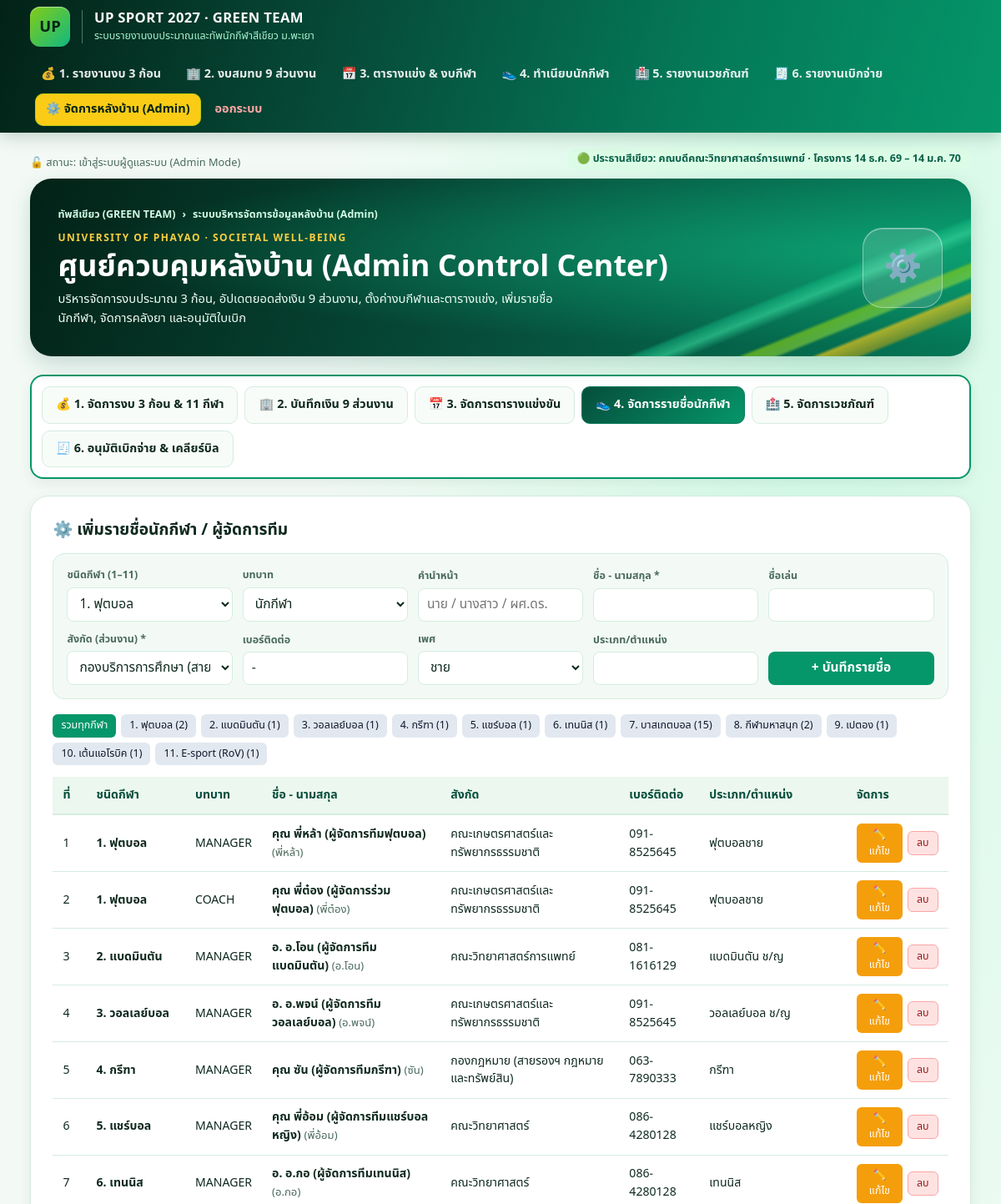
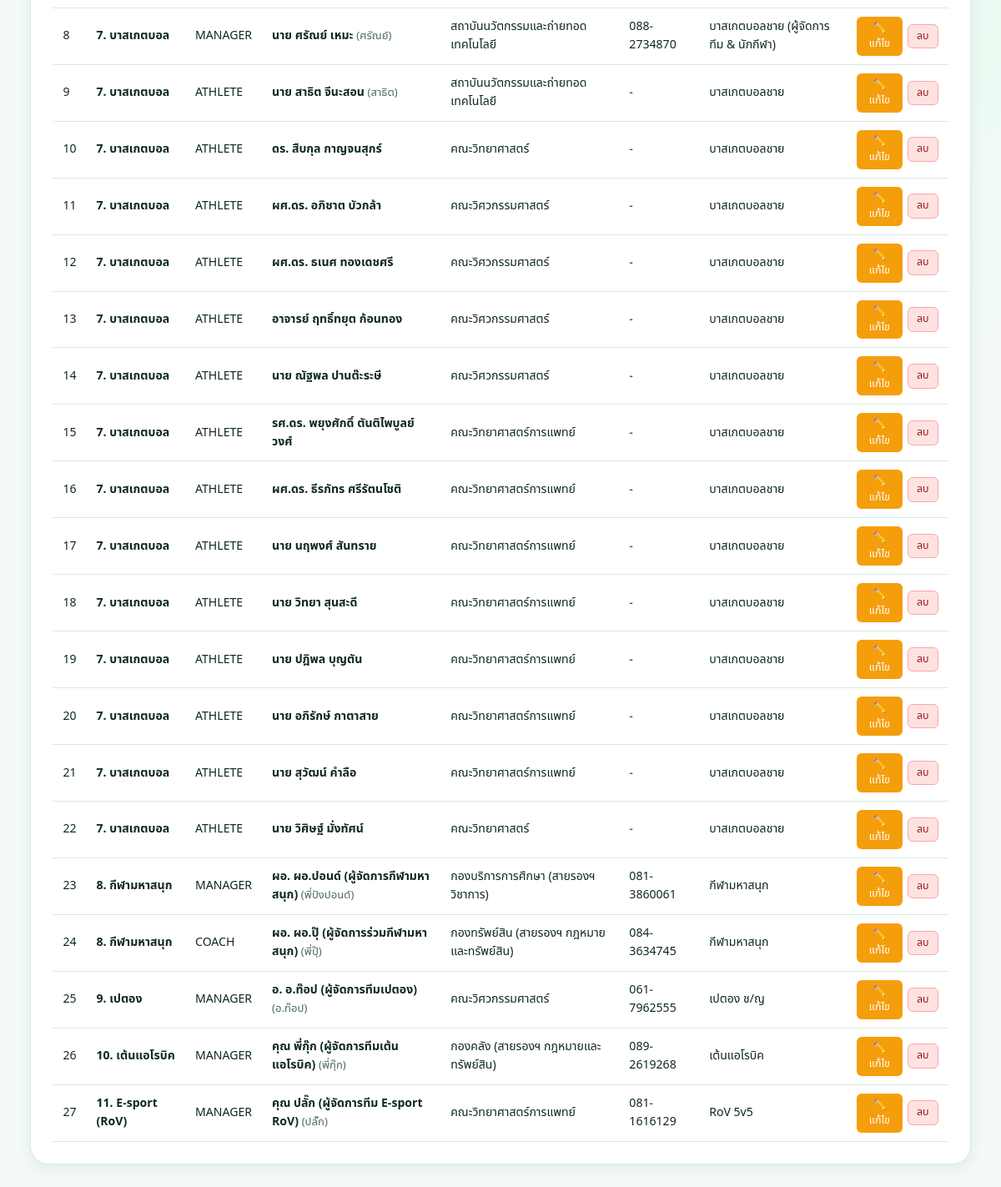
Before: /admin.php?tab=athletes&sport_id=0 (signed in) with the older database file (2 pictures, top to bottom).
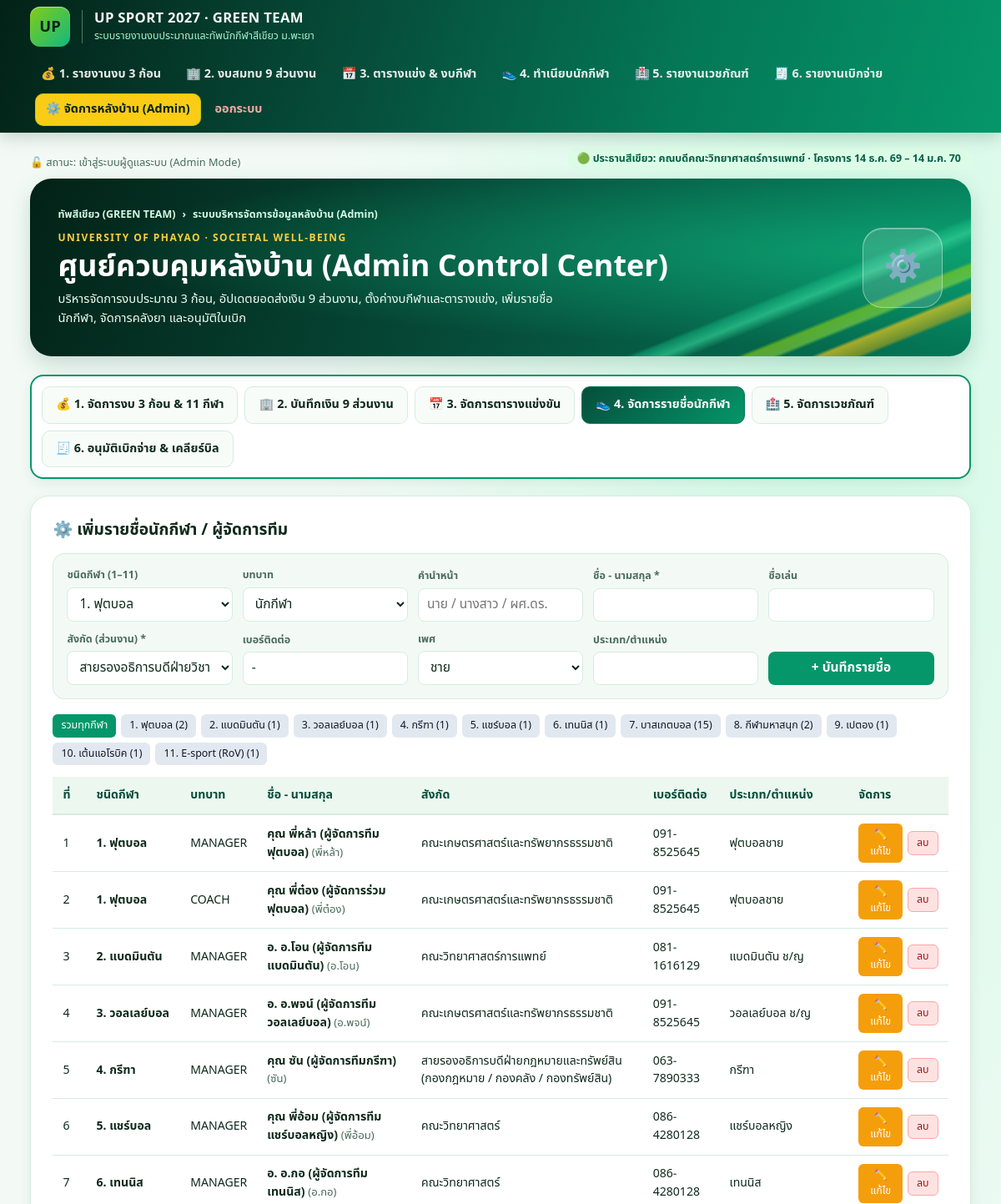
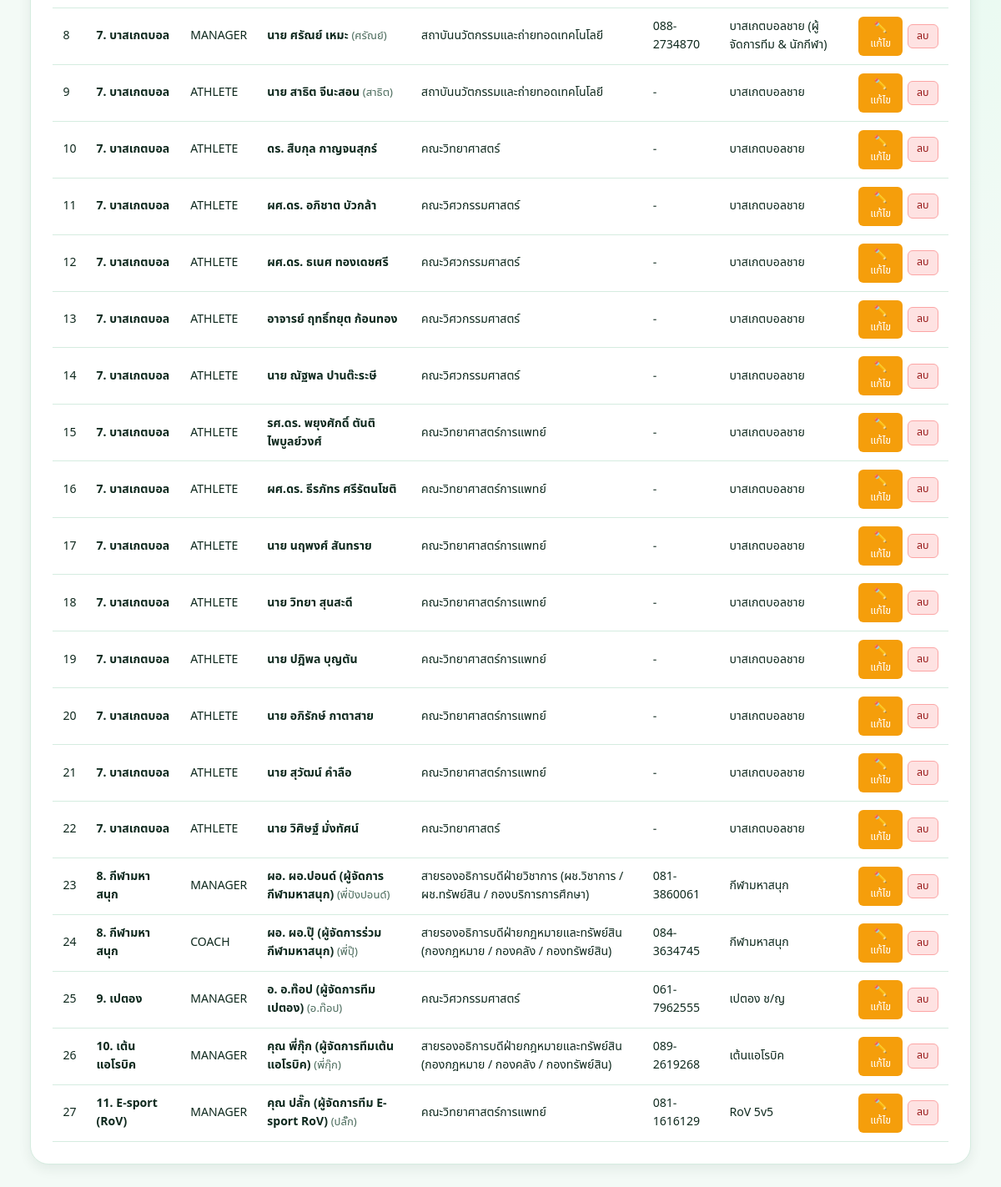
After: the same page with the newer database file (2 pictures, top to bottom).
### tables this page shows
CREATE TABLE sport_members (
    id INT AUTO_INCREMENT PRIMARY KEY,
    sport_id INT NOT NULL,
    unit_id INT NOT NULL,
    member_role ENUM('MANAGER', 'COACH', 'ATHLETE', 'SUB_ATHLETE', 'COORDINATOR') NOT NULL DEFAULT 'ATHLETE',
    title_prefix VARCHAR(50) NULL,
    full_name VARCHAR(150) NOT NULL,
    nickname VARCHAR(60) NULL,
    gender ENUM('M', 'F', 'OTHER') DEFAULT 'M',
    personnel_type ENUM('STAFF', 'EMPLOYEE', 'EXECUTIVE') DEFAULT 'STAFF',
    phone VARCHAR(50) NOT NULL,
    line_id VARCHAR(100) NULL,
    competition_category VARCHAR(100) NULL,
    shirt_size VARCHAR(10) DEFAULT 'L',
    food_allergy_or_medical VARCHAR(255) NULL,
    join_parade TINYINT(1) NOT NULL DEFAULT 0,
    join_cheer TINYINT(1) NOT NULL DEFAULT 0,
    join_bmi TINYINT(1) NOT NULL DEFAULT 1,
    created_at TIMESTAMP DEFAULT CURRENT_TIMESTAMP,
    FOREIGN KEY (sport_id) REFERENCES sports(id) ON DELETE CASCADE,
    FOREIGN KEY (unit_id) REFERENCES units(id) ON DELETE RESTRICT
);

CREATE TABLE units (
    id INT AUTO_INCREMENT PRIMARY KEY,
    unit_code VARCHAR(20) NOT NULL UNIQUE,
    unit_name VARCHAR(150) NOT NULL,
    parent_line VARCHAR(150) NOT NULL,
    staff_count INT NOT NULL DEFAULT 0 COMMENT 'จำนวนพนักงาน (คนละ 100 บาท)',
    employee_count INT NOT NULL DEFAULT 0 COMMENT 'จำนวนลูกจ้าง (ยกเว้นรายหัว)',
    expected_participation_pct DECIMAL(5,2) NOT NULL DEFAULT 70.00 COMMENT '% คาดการณ์ผู้เข้าร่วมจริง',
    exec_support_pledged DECIMAL(10,2) NOT NULL DEFAULT 0.00 COMMENT 'งบผู้บริหารแจ้งสนับสนุน (ก้อน 1)',
    exec_support_received DECIMAL(10,2) NOT NULL DEFAULT 0.00 COMMENT 'งบผู้บริหารที่ส่งแล้ว',
    headcount_received DECIMAL(10,2) NOT NULL DEFAULT 0.00 COMMENT 'เงินรายหัว/โครงการคณะที่ส่งแล้ว (ก้อน 3)',
    coordinator_name VARCHAR(100) NOT NULL,
    coordinator_phone VARCHAR(50) NOT NULL,
    payment_due_date DATE DEFAULT '2026-11-30',
    payment_status ENUM('PENDING', 'PARTIAL', 'PAID') DEFAULT 'PENDING',
    updated_at TIMESTAMP DEFAULT CURRENT_TIMESTAMP ON UPDATE CURRENT_TIMESTAMP
);

CREATE TABLE sports (
    id INT AUTO_INCREMENT PRIMARY KEY,
    sport_no INT NOT NULL UNIQUE,
    sport_name VARCHAR(100) NOT NULL,
    sport_type VARCHAR(100) NOT NULL,
    default_venue VARCHAR(150) NOT NULL,
    manager_unit_id INT NULL,
    manager_unit VARCHAR(150) NOT NULL,
    manager_name VARCHAR(150) NOT NULL,
    manager_phone VARCHAR(50) NULL,
    sub_manager_name VARCHAR(150) NULL,
    sub_manager_phone VARCHAR(50) NULL,
    target_athletes INT NOT NULL DEFAULT 15,
    registered_athletes INT NOT NULL DEFAULT 0,
    practice_days INT NOT NULL DEFAULT 3,
    practice_cost_per_day DECIMAL(10,2) NOT NULL DEFAULT 150.00,
    match_days INT NOT NULL DEFAULT 3,
    match_cost_per_day DECIMAL(10,2) NOT NULL DEFAULT 300.00,
    extra_consumables_cost DECIMAL(10,2) NOT NULL DEFAULT 0.00,
    alloc_tranche_1 DECIMAL(10,2) NOT NULL DEFAULT 0.00,
    alloc_tranche_2 DECIMAL(10,2) NOT NULL DEFAULT 0.00,
    alloc_tranche_3 DECIMAL(10,2) NOT NULL DEFAULT 0.00,
    sponsor_bottles_per_match INT NOT NULL DEFAULT 15,
    cooling_spray_quota INT NOT NULL DEFAULT 1,
    medical_risk ENUM('LOW', 'MEDIUM', 'HIGH') DEFAULT 'MEDIUM',
    notes TEXT NULL,
    FOREIGN KEY (manager_unit_id) REFERENCES units(id) ON DELETE SET NULL
);

### config/db.php (called while the page is built, shortened)
<?php
function h($str): string {
    return htmlspecialchars((string)$str, ENT_QUOTES, 'UTF-8');
}

### admin.php (the view, shortened to what the changed rows need)
<?php
require_once __DIR__ . '/config/auth.php';
$active_tab   = $_GET['tab'] ?? ($_POST['tab'] ?? 'budget');
$filter_sport = isset($_GET['sport_id']) ? (int)$_GET['sport_id'] : (isset($_POST['sport_id']) ? (int)$_POST['sport_id'] : 0);
$units      = $pdo->query("SELECT * FROM units ORDER BY id ASC")->fetchAll();
$sports     = $pdo->query("
    SELECT s.*,
           (SELECT COUNT(*) FROM sport_members sm WHERE sm.sport_id = s.id) AS member_count
    FROM sports s
    ORDER BY s.sport_no ASC
")->fetchAll();
$sql_mem = "
    SELECT sm.*, s.sport_no, s.sport_name, u.unit_name
    FROM sport_members sm
    JOIN sports s ON s.id = sm.sport_id
    JOIN units u ON u.id = sm.unit_id
";
$params_mem = [];
$sql_mem .= " ORDER BY s.sport_no ASC, FIELD(sm.member_role, 'MANAGER', 'COACH', 'COORDINATOR', 'ATHLETE', 'SUB_ATHLETE'), sm.id ASC";
$stmt_m = $pdo->prepare($sql_mem);
$stmt_m->execute($params_mem);
$members = $stmt_m->fetchAll();
require_once __DIR__ . '/includes/header.php';
?>
<?php if ($active_tab === 'athletes'): ?>
<div class="white-shell">
  <h2 style="font-size:1.2rem; font-weight:800; margin-bottom:12px;">⚙️ เพิ่มรายชื่อนักกีฬา / ผู้จัดการทีม</h2>
  <form method="post" class="form-grid">
    <div class="form-group">
      <label>ชนิดกีฬา (1–11)</label>
      <select name="sport_id" class="form-control" required>
        <?php foreach ($sports as $sp): ?>
          <option value="<?= (int)$sp['id'] ?>" <?= $filter_sport === (int)$sp['id'] ? 'selected' : '' ?>><?= (int)$sp['sport_no'] ?>. <?= h($sp['sport_name']) ?></option>
        <?php endforeach; ?>
      </select>
    </div>
    <div class="form-group">
      <label>บทบาท</label>
      <select name="member_role" class="form-control">
        <option value="ATHLETE">นักกีฬา</option>
      </select>
    </div>
    <div class="form-group"><label>คำนำหน้า</label><input type="text" name="title_prefix" placeholder="นาย / นางสาว / ผศ.ดร." class="form-control" /></div>
    <div class="form-group"><label>ชื่อ - นามสกุล *</label><input type="text" name="full_name" class="form-control" required /></div>
    <div class="form-group"><label>ชื่อเล่น</label><input type="text" name="nickname" class="form-control" /></div>
    <div class="form-group">
      <label>สังกัด (ส่วนงาน) *</label>
      <select name="unit_id" class="form-control" required>
        <?php foreach ($units as $u): ?>
          <option value="<?= (int)$u['id'] ?>"><?= h($u['unit_name']) ?></option>
        <?php endforeach; ?>
      </select>
    </div>
    <div class="form-group"><label>เบอร์ติดต่อ</label><input type="text" name="phone" value="-" class="form-control" required /></div>
    <div class="form-group"><label>เพศ</label><select name="gender" class="form-control"><option value="M">ชาย</option><option value="F">หญิง</option></select></div>
    <div class="form-group"><label>ประเภท/ตำแหน่ง</label><input type="text" name="competition_category" class="form-control" /></div>
    <button type="submit" class="btn-primary">+ บันทึกรายชื่อ</button>
  </form>
  <div style="display:flex; flex-wrap:wrap; gap:6px; margin-bottom:14px;">
    <a href="admin.php?tab=athletes" class="btn-sm" style="background:<?= $filter_sport === 0 ? 'var(--green)' : '#e2e8f0' ?>; color:<?= $filter_sport === 0 ? '#fff' : '#0f172a' ?>;">รวมทุกกีฬา</a>
    <?php foreach ($sports as $sp): $sid = (int)$sp['id']; ?>
      <a href="admin.php?tab=athletes&amp;sport_id=<?= $sid ?>" class="btn-sm" style="background:<?= $filter_sport === $sid ? 'var(--green)' : '#e2e8f0' ?>; color:<?= $filter_sport === $sid ? '#fff' : '#0f172a' ?>;">
        <?= (int)$sp['sport_no'] ?>. <?= h($sp['sport_name']) ?> (<?= (int)$sp['member_count'] ?>)
      </a>
    <?php endforeach; ?>
  </div>
  <div style="overflow-x:auto;">
    <table class="up-table">
      <thead>
        <tr>
          <th>ที่</th>
          <th>ชนิดกีฬา</th>
          <th>บทบาท</th>
          <th>ชื่อ - นามสกุล</th>
          <th>สังกัด</th>
          <th>เบอร์ติดต่อ</th>
          <th>ประเภท/ตำแหน่ง</th>
          <th>จัดการ</th>
        </tr>
      </thead>
      <tbody>
        <?php foreach ($members as $idx => $m): ?>
        <tr>
          <td><?= $idx + 1 ?></td>
          <td><strong><?= (int)$m['sport_no'] ?>. <?= h($m['sport_name']) ?></strong></td>
          <td><?= h($m['member_role']) ?></td>
          <td>
            <strong><?= h(trim($m['title_prefix'] . ' ' . $m['full_name'])) ?></strong>
            <?php if (!empty($m['nickname'])): ?>
              <span style="color:var(--muted); font-size:0.82rem;">(<?= h($m['nickname']) ?>)</span>
            <?php endif; ?>
          </td>
          <td><?= h($m['unit_name']) ?></td>
          <td><?= h($m['phone']) ?></td>
          <td><?= h($m['competition_category'] ?: '-') ?></td>
          <td>
            <div style="display:flex; gap:6px; align-items:center; flex-wrap:nowrap;">
              <button type="button" class="btn-sm" style="background:#f59e0b; color:#fff; border:none; cursor:pointer;"
                data-id="<?= (int)$m['id'] ?>"
                data-sport="<?= (int)$m['sport_id'] ?>"
                data-unit="<?= (int)$m['unit_id'] ?>"
                data-role="<?= h($m['member_role']) ?>"
                data-prefix="<?= h($m['title_prefix']) ?>"
                data-fullname="<?= h($m['full_name']) ?>"
                data-nickname="<?= h($m['nickname']) ?>"
                data-gender="<?= h($m['gender']) ?>"
                data-phone="<?= h($m['phone']) ?>"
                data-cat="<?= h($m['competition_category']) ?>"
                onclick="openEditMemberModal(this)">✏️ แก้ไข</button>
              <form method="post" style="margin:0;" onsubmit="return confirm('ลบรายชื่อนี้?');">
                <button type="submit" class="btn-sm btn-danger">ลบ</button>
              </form>
            </div>
          </td>
        </tr>
        <?php endforeach; ?>
      </tbody>
    </table>
  </div>
</div>
<?php endif; ?>
<?php require_once __DIR__ . '/includes/footer.php'; ?>

Changed rows visible on the page:
changed through a linked row, sport_members "คุณ ซัน (ผู้จัดการทีมกรีฑา)": unit.unit_name "กองกฎหมาย (สายรองฯ กฎหมายและทรัพย์สิน)" → "สายรองอธิการบดีฝ่ายกฎหมายและทรัพย์สิน (กองกฎหมาย / กองคลัง / กองทรัพย์สิน)"
changed through a linked row, sport_members "ผอ. ผอ.ปอนด์ (ผู้จัดการกีฬามหาสนุก)": unit.unit_name "กองบริการการศึกษา (สายรองฯ วิชาการ)" → "สายรองอธิการบดีฝ่ายวิชาการ (ผช.วิชาการ / ผช.ทรัพย์สิน / กองบริการการศึกษา)"
changed sport_members "ผอ. ผอ.ปุ๊ (ผู้จัดการร่วมกีฬามหาสนุก)": unit.unit_name "กองทรัพย์สิน (สายรองฯ กฎหมายและทรัพย์สิน)" → "สายรองอธิการบดีฝ่ายกฎหมายและทรัพย์สิน (กองกฎหมาย / กองคลัง / กองทรัพย์สิน)"
changed sport_members "คุณ พี่กุ๊ก (ผู้จัดการทีมเต้นแอโรบิค)": unit.unit_name "กองคลัง (สายรองฯ กฎหมายและทรัพย์สิน)" → "สายรองอธิการบดีฝ่ายกฎหมายและทรัพย์สิน (กองกฎหมาย / กองคลัง / กองทรัพย์สิน)"
Other visible differences:
form field unit_id: "กองบริการการศึกษา (สายรองฯ วิชาการ)" → "สายรองอธิการบดีฝ่ายวิชาการ (ผช.วิชาการ / ผช.ทรัพย์สิน / กองบริการการศึกษา)"
